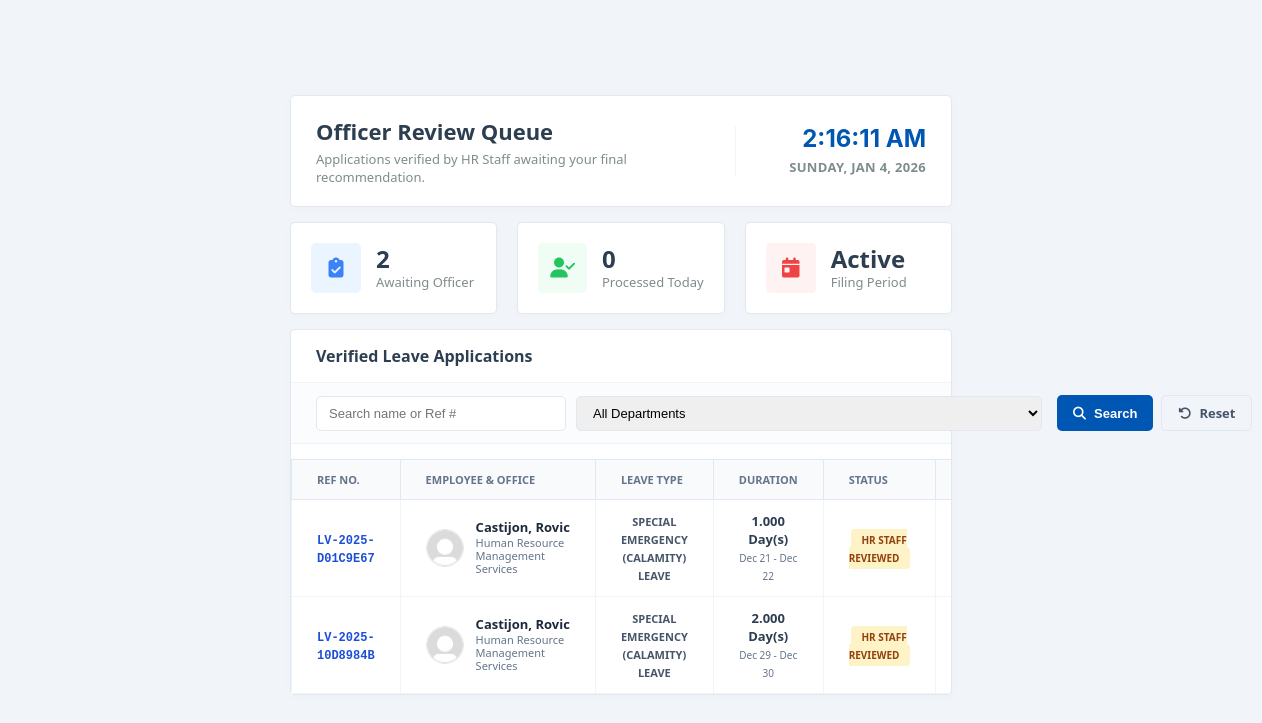
/accounts/hrofficer/pending-leave.php (signed in), run on an earlier commit of the app's database.
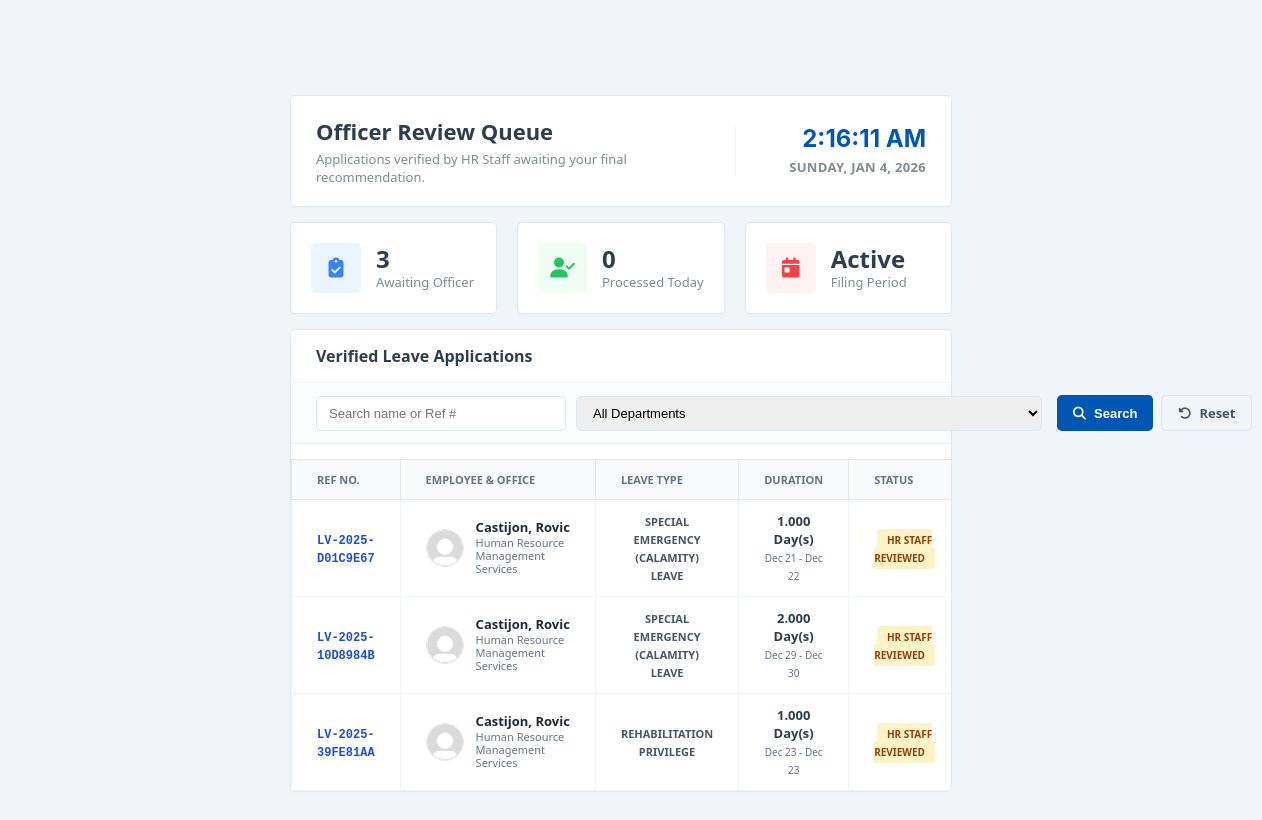
And on a later commit of the database.
### tables this page shows
CREATE TABLE `leave_application` (
  `application_id` int(11) NOT NULL,
  `reference_no` varchar(100) NOT NULL COMMENT 'Format: LV-YYYY-LASTNAME-INITIALS-GENDER-ID',
  `employee_id` int(11) NOT NULL COMMENT 'Refers to employee.employee_id',
  `leave_type_id` int(11) NOT NULL,
  `other_leave_description` varchar(255) DEFAULT NULL,
  `leave_detail_id` int(11) DEFAULT NULL,
  `details_description` varchar(255) DEFAULT NULL,
  `date_filing` date NOT NULL,
  `start_date` date NOT NULL,
  `end_date` date NOT NULL,
  `working_days` decimal(5,3) DEFAULT 0.000,
  `commutation` enum('Requested','Not Requested') DEFAULT 'Not Requested',
  `applicant_signature` varchar(255) DEFAULT NULL COMMENT 'Path to the employee signature image',
  `applicant_sign_date` datetime DEFAULT NULL COMMENT 'Timestamp when the employee submitted',
  `status` enum('Pending','HR Staff Reviewed','Officer Recommended','Approved','Rejected','Cancelled','Cancellation Pending') DEFAULT 'Pending',
  `hr_staff_id` int(11) DEFAULT NULL,
  `hr_staff_reviewed_at` datetime DEFAULT NULL,
  `authorized_officer_id` int(11) DEFAULT NULL,
  `authorized_officer_name` varchar(150) DEFAULT NULL,
  `authorized_officer_position` varchar(150) DEFAULT NULL,
  `authorized_officer_signature` varchar(255) DEFAULT NULL,
  `authorized_officer_sign_date` datetime DEFAULT NULL,
  `authorized_official_id` int(11) DEFAULT NULL,
  `authorized_official_name` varchar(150) DEFAULT NULL,
  `authorized_official_position` varchar(150) DEFAULT NULL,
  `authorized_official_signature` varchar(255) DEFAULT NULL,
  `authorized_official_sign_date` datetime DEFAULT NULL,
  `rejection_reason` text DEFAULT NULL,
  `cancel_reason` text DEFAULT NULL,
  `cancel_proof_path` varchar(255) DEFAULT NULL,
  `cancellation_requested_at` datetime DEFAULT NULL,
  `cancel_hr_validated_by` int(11) DEFAULT NULL,
  `rejected_by` int(11) DEFAULT NULL,
  `created_at` timestamp NOT NULL DEFAULT current_timestamp(),
  `updated_at` timestamp NOT NULL DEFAULT current_timestamp() ON UPDATE current_timestamp()
);

CREATE TABLE `employee` (
  `employee_id` int(11) NOT NULL COMMENT 'Unique ID for each employee, assigned manually',
  `first_name` varchar(100) DEFAULT NULL COMMENT 'Employee first name',
  `middle_name` varchar(100) DEFAULT NULL COMMENT 'Employee middle name',
  `last_name` varchar(100) DEFAULT NULL COMMENT 'Employee last name',
  `extension` varchar(50) DEFAULT NULL COMMENT 'Name extension (e.g., Jr., Sr.)',
  `suffix` varchar(50) DEFAULT NULL COMMENT 'Suffix for the name (if applicable)',
  `profile_pic` varchar(255) DEFAULT NULL COMMENT 'Path to profile picture',
  `birth_date` date DEFAULT NULL COMMENT 'Employee birth date',
  `gender` enum('Male','Female','Other') DEFAULT 'Male' COMMENT 'Gender of the employee',
  `department_id` varchar(20) NOT NULL COMMENT 'ID of the department the employee belongs to',
  `detailed_department_id` varchar(20) DEFAULT NULL COMMENT 'ID of the sub-department / unit',
  `position` varchar(150) DEFAULT NULL COMMENT 'Job position of the employee',
  `role` enum('Regular Employee','HR Officer','HR Staff','Department Head','Admin') DEFAULT 'Regular Employee' COMMENT 'Role of the employee in the system',
  `status` enum('Active','Inactive','Retired') NOT NULL DEFAULT 'Active' COMMENT 'Current employment status: Active, Inactive (resigned), or Retired',
  `salary` int(11) DEFAULT NULL COMMENT 'Employee salary in whole numbers',
  `email` varchar(150) DEFAULT NULL COMMENT 'Employee email address',
  `contact_number` varchar(20) DEFAULT NULL COMMENT 'Employee contact number',
  `password` varchar(255) NOT NULL DEFAULT '',
  `google2fa_secret` varchar(255) DEFAULT NULL COMMENT 'Stores Google Authenticator 2FA secret',
  `google2fa_expiry` datetime DEFAULT NULL COMMENT 'Expiration timestamp for 2FA verification',
  `reset_token` varchar(255) DEFAULT NULL COMMENT 'Token for password reset',
  `reset_token_expiry` datetime DEFAULT NULL COMMENT 'Expiration date/time for reset token',
  `created_at` timestamp NOT NULL DEFAULT current_timestamp() COMMENT 'Timestamp when the employee record was created',
  `updated_at` timestamp NOT NULL DEFAULT current_timestamp() ON UPDATE current_timestamp() COMMENT 'Timestamp when the employee record was last updated',
  `last_login` timestamp NULL DEFAULT NULL COMMENT 'Last login timestamp',
  `last_active` timestamp NULL DEFAULT NULL COMMENT 'Last activity timestamp in the system',
  `authorized_officer_name` varchar(150) DEFAULT NULL COMMENT 'Name of the authorized officer approving the employee assignment',
  `authorized_officer_position` varchar(150) DEFAULT NULL COMMENT 'Position / title of the authorized officer',
  `authorized_officer_signature` varchar(255) DEFAULT NULL COMMENT 'Signature image / path of the authorized officer',
  `authorized_officer_sign_date` date DEFAULT NULL COMMENT 'Date when the authorized officer signed / approved',
  `authorized_official_name` varchar(150) DEFAULT NULL COMMENT 'Name of the higher-level official approving the employee assignment',
  `authorized_official_position` varchar(150) DEFAULT NULL COMMENT 'Position / title of the authorized official',
  `authorized_official_signature` varchar(255) DEFAULT NULL COMMENT 'Signature image / path of the authorized official',
  `authorized_official_sign_date` date DEFAULT NULL COMMENT 'Date when the authorized official signed / approved',
  `two_fa_enabled` tinyint(1) DEFAULT 0 COMMENT '1 if 2FA is enabled, 0 otherwise',
  `two_fa_method` enum('none','email','sms') DEFAULT 'none' COMMENT 'Selected 2FA method',
  `two_fa_code` varchar(6) DEFAULT NULL COMMENT 'Current 2FA verification code',
  `two_fa_code_expiry` datetime DEFAULT NULL COMMENT 'Expiration time for 2FA code',
  `two_fa_attempts` int(11) DEFAULT 0 COMMENT 'Number of failed 2FA attempts',
  `two_fa_expiry` datetime DEFAULT NULL
);

CREATE TABLE `department` (
  `department_id` varchar(20) NOT NULL COMMENT 'Unique department identifier, e.g., BBH, BCC',
  `department_name` varchar(255) NOT NULL COMMENT 'Full department name, e.g., Bacolod Boys Home',
  `created_at` timestamp NOT NULL DEFAULT current_timestamp() COMMENT 'Timestamp when department was created'
);

CREATE TABLE `leave_types` (
  `leave_types_id` int(11) NOT NULL,
  `name` varchar(150) NOT NULL,
  `description` text DEFAULT NULL COMMENT 'Legal Basis (RA / CSC MC Numbers)',
  `status` tinyint(1) DEFAULT 1,
  `created_at` timestamp NOT NULL DEFAULT current_timestamp()
);

### accounts/hrofficer/pending-leave.php (the view, shortened to what the changed rows need)
<?php
require_once '../../config/config.php';
try {
    $pdo->prepare("UPDATE employee SET last_active = NOW() WHERE employee_id = ?")
        ->execute([$_SESSION['employee_id']]);
} catch (PDOException $e) {
}
$default_profile_image = '../../assets/images/default_user.png';
$page = isset($_GET['page']) ? max(1, (int)$_GET['page']) : 1;
$limit = 10;
$offset = ($page - 1) * $limit;
try {
    $total_to_process = $pdo->query("SELECT COUNT(*) FROM leave_application WHERE status = 'HR Staff Reviewed'")->fetchColumn();
    $where_clauses = ["la.status = 'HR Staff Reviewed'"];
    $params = [];
    $where_sql = " WHERE " . implode(" AND ", $where_clauses);
    $sql = "SELECT la.*, e.first_name, e.last_name, e.profile_pic, d.department_name, lt.name as leave_type_name
            FROM leave_application la
            JOIN employee e ON la.employee_id = e.employee_id
            LEFT JOIN department d ON e.department_id = d.department_id
            JOIN leave_types lt ON la.leave_type_id = lt.leave_types_id
            $where_sql
            ORDER BY la.date_filing ASC
            LIMIT $limit OFFSET $offset";
    $stmt = $pdo->prepare($sql);
    $stmt->execute($params);
    $leaves = $stmt->fetchAll(PDO::FETCH_ASSOC);
} catch (PDOException $e) {
    error_log("Officer Review Error: " . $e->getMessage());
    die("Database Error: Unable to load pending applications.");
}
?>
<!DOCTYPE html>
<html lang="en">
<head>
    <link rel="stylesheet" href="/HRIS/assets/css/style.css">
    <link rel="stylesheet" href="/HRIS/assets/css/ledger-table.css">
    <link rel="stylesheet" href="https://cdnjs.cloudflare.com/ajax/libs/font-awesome/6.5.1/css/all.min.css">
</head>
<body>
    <div class="wrapper">
        <main class="main-content">
            <div class="dashboard-wrapper">
                <div class="welcome-header">
                    <div class="welcome-text">
                        <h1 style="font-size: 22px;">Officer Review Queue</h1>
                    </div>
                </div>
                <div class="stats-grid">
                    <div class="stat-card">
                        <div class="stat-info">
                            <h3><?= $total_to_process ?></h3>
                            <p>Awaiting Officer</p>
                        </div>
                    </div>
                </div>
                <div class="content-card table-card">
                    <div class="report-log-header">
                        <h2 style="font-size: 16px;">Verified Leave Applications</h2>
                    </div>
                    <div class="table-container">
                        <table class="ledger-table">
                            <thead>
                                <tr>
                                    <th>Ref No.</th>
                                    <th>Employee & Office</th>
                                    <th>Leave Type</th>
                                    <th>Duration</th>
                                    <th class="text-center">Status</th>
                                    <th class="text-center">Action</th>
                                </tr>
                            </thead>
                            <tbody>
                                <?php if (!empty($leaves)): ?>
                                    <?php foreach ($leaves as $leave): ?>
                                    <tr>
                                        <td><span class="ref-no"><?= htmlspecialchars($leave['reference_no']) ?></span></td>
                                        <td>
                                            <div class="emp-info-cell">
                                                <img src="<?= (!empty($leave['profile_pic'])) ? $leave['profile_pic'] : $default_profile_image ?>" class="emp-profile-img">
                                                <div class="emp-details">
                                                    <span class="emp-name"><?= htmlspecialchars($leave['last_name'] . ', ' . $leave['first_name']) ?></span>
                                                    <span class="emp-office"><?= htmlspecialchars($leave['department_name']) ?></span>
                                                </div>
                                            </div>
                                        </td>
                                        <td>
                                            <span style="font-weight: 700; color: #475569; font-size: 11px;">
                                                <?= strtoupper(htmlspecialchars($leave['leave_type_name'])) ?>
                                            </span>
                                        </td>
                                        <td>
                                            <div style="font-weight: 700; font-size: 13px;"><?= $leave['working_days'] ?> Day(s)</div>
                                            <small style="color:#64748b; font-size: 10px;">
                                                <?= date('M d', strtotime($leave['start_date'])) ?> - <?= date('M d', strtotime($leave['end_date'])) ?>
                                            </small>
                                        </td>
                                        <td class="text-center">
                                            <span class="status-badge">HR Staff Reviewed</span>
                                        </td>
                                        <td class="text-center">
                                        </td>
                                    </tr>
                                    <?php endforeach; ?>
                                <?php else: ?>
                                    <tr><td colspan="6" style="text-align:center; padding: 50px; color: #94a3b8;">No applications reviewed by HR staff are currently pending your action.</td></tr>
                                <?php endif; ?>
                            </tbody>
                        </table>
                    </div>
                </div>
            </div>
        </main>
    </div>
</body>
</html>

What changed in the data, as far as the page shows it:
now on this page (row edited): leave_application: reference_no "LV-2025-39FE81AA", employee.first_name "Castijon, Rovic", department.department_name "Human Resource Management Services", leave_type.name "REHABILITATION PRIVILEGE", working_days "1.000", start_date "Dec 23", end_date "Dec 23"
Also different on the page:
$total_to_process: "2" → "3"
